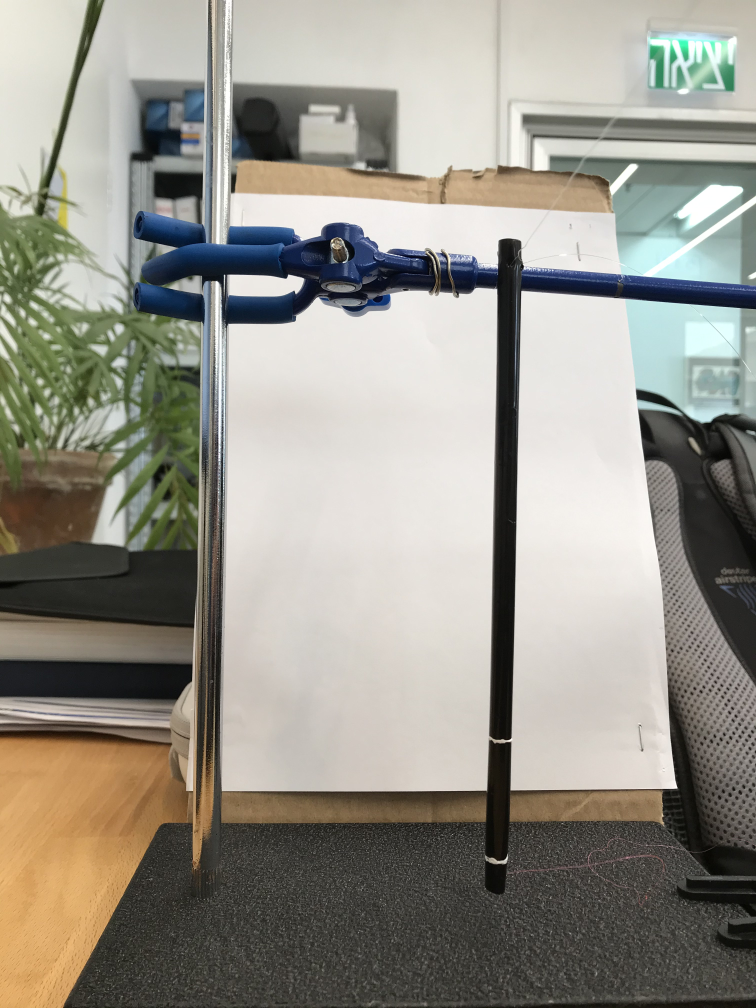
#> input picture Force calibration data 1/0mg.jpeg, 3024 x 4032 px (shown at 1/4 size); its folder holds only this picture in this run
$ python -i useful_functions.py   (imports and definitions only)
#> lines starting #> are read from the running program, lines starting #| are printed output that depends on the picture; after the words box and inside, x2 and y2 are one past the last pixel; in counts of white or black regions, pixels touching at a corner belong together
#> further down, picture is the input picture: shape (4032, 3024, 3); mean B, G, R 137.6, 147.2, 150.1
# -*- coding: utf-8 -*-
"""
Created on Sun Dec 12 11:03:31 2021
useful functions for data extraction in twine experiment
# 1 get length in pix from image
# 2 get x,y pix position from image
# 3 draw line and get it's length
# 4 square distance
# 5 draw lines with live update and return line length
# 6 array -> dictionary -> data frame -> excel
# 7 get exp details
# 8 append to list
# 9 sum multiple lines in photo to one length
# 10 adjust length
# 11 3d distance between 2 points
# 12 simple animated plot
# 13 change names of imgs in bending file to names in txt file by order
# 14 resize img keep aspect ratio
# 15 filter img by hsv
# 16 get avg centerline for thresholded shape
# 16b get centerline with linear interpolation of nans and using median
# 17 show two images one above the other
# 18 zoom/crop - preserves pixel size in cm
# 19 threshold filter for image
# 20 difference between lines (remove start bias?)
# 21 open normalized window
# 22 get cn periods from csv list data
# 23 from img folder, copy to dst file imgs at constant interval
# 24 get cn times
# 25 ROI center
# 26 distance between 2 ROI centers
# 27 align 2 photos
# 28 find closest value in list to number
# 29 permutation differnce test
# 30 non-parametric tests
# 31 remove outliers for time series
# 32 find cicrle radius and center from 3 points
# 33 tolerant mean
# 34 angle between 2 lines
# 35 mark lines on image
# 36 CN from track
# 37 fit to sine
# 38 remove nans and []
# 39 deny_confirm
# 40 place normal window on external monitor at certain size
# 41 plot definitions
# 42 analytic functions
# 43 linear fit with errors
# 44 get image resolution (can change other data type)
# 45 write pandas dataframe to excel
# 46 add grid lines to plot
@author: Amir

"""
#%% imports
import cv2
import numpy as np
import matplotlib.pyplot as plt
import pandas as pd
import math as m
import scipy
import scipy.stats
import re
import matplotlib.pyplot as plt
import matplotlib.lines as mlines
import matplotlib.animation as animation

from openpyxl import load_workbook
import shutil # for copy and other high level operations
import os,glob # for listing files in folder
import re
import timeit
import PIL # image functions
import pickle # for saving data
# import imutils # image utilities
# import itertools # Functions creating iterators for efficient looping
import random
import inspect
from tqdm import tqdm
# from progress_bar import InitBar # progress bar
# [1 line not run here, left out]
#%% 1 get length of section in image
# [45 lines left out: functions get_pix_length, get_ypix, draw_line, not called in this run]
#%% 4 square distance
def distance_2d(p1p2): #p1p2 = [x0,y0,x,y]
    (x1, y1,x2,y2) = p1p2
    return round(np.sqrt((x1-x2)**2 + (y1-y2)**2))
#%% 5 draw lines with live update and return line length
# [160 lines left out: functions live_line, arr_to_excel, exp_details, append_to_list, multiline_dist, adjust_len and 4 more, not called in this run]
#%% 15 filter img by hsv
def nothing(x):
    pass
def hsv_filter(img):
    '''color filter with track bars, return mask created by choosen hsv'''
    # Create a window
    win_name = 'hsv filter, q to quit'
    normal_window(win_name,img)
    # cv2.namedWindow(win_name,cv2.WINDOW_NORMAL)
    # cv2.imshow(win_name,img)
    cv2.moveWindow(win_name, 300,30)  # Move it to (500,30)

    # Create trackbars for color change
    # Hue is from 0-179 for Opencv
    cv2.createTrackbar('HMin', win_name, 0, 179, nothing)
#> slider 'HMin' is set to 35
    cv2.createTrackbar('SMin', win_name, 0, 255, nothing)
#> slider 'SMin' is set to 51
    cv2.createTrackbar('VMin', win_name, 0, 255, nothing)
#> slider 'VMin' is set to 51
    cv2.createTrackbar('HMax', win_name, 0, 179, nothing)
#> slider 'HMax' is set to 179
    cv2.createTrackbar('SMax', win_name, 0, 255, nothing)
#> slider 'SMax' is set to 255
    cv2.createTrackbar('VMax', win_name, 0, 255, nothing)
#> slider 'VMax' is set to 255

    # Set default value for Max HSV trackbars
    cv2.setTrackbarPos('HMax', win_name, 179)
    cv2.setTrackbarPos('SMax', win_name, 255)
    cv2.setTrackbarPos('VMax', win_name, 255)

    # Initialize HSV min/max values
    hMin = sMin = vMin = hMax = sMax = vMax = 0
    phMin = psMin = pvMin = phMax = psMax = pvMax = 0
    stay = True
    while stay:
        # Get current positions of all trackbars
        hMin = cv2.getTrackbarPos('HMin', win_name)
        sMin = cv2.getTrackbarPos('SMin', win_name)
        vMin = cv2.getTrackbarPos('VMin', win_name)
        hMax = cv2.getTrackbarPos('HMax', win_name)
        sMax = cv2.getTrackbarPos('SMax', win_name)
        vMax = cv2.getTrackbarPos('VMax', win_name)

        # Set minimum and maximum HSV values to display
        lower = np.array([hMin, sMin, vMin])
        upper = np.array([hMax, sMax, vMax])

        # Convert to HSV format and color threshold
        hsv = cv2.cvtColor(img, cv2.COLOR_BGR2HSV)
#> hsv: shape (4032, 3024, 3); mean H, S, V 31.7, 39.2, 154.1
        mask = cv2.inRange(hsv, lower, upper)
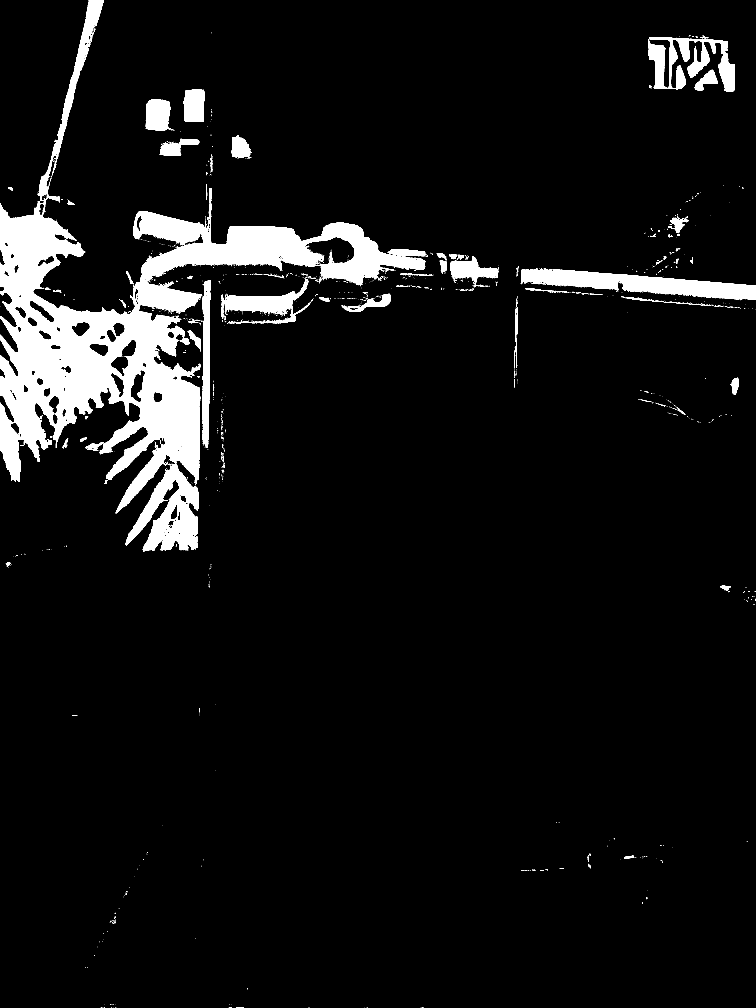
#> mask: shape (4032, 3024) (shown at 1/4 size); 7% white; 1558 white regions (1411 under 20 px), largest, box (x1, y1, x2, y2) and area: (0, 0, 1707, 2054) 609885, (2085, 1073, 3024, 1200) 54541, (502, 1856, 794, 2206) 49261
        result = cv2.bitwise_and(img, img, mask=mask)
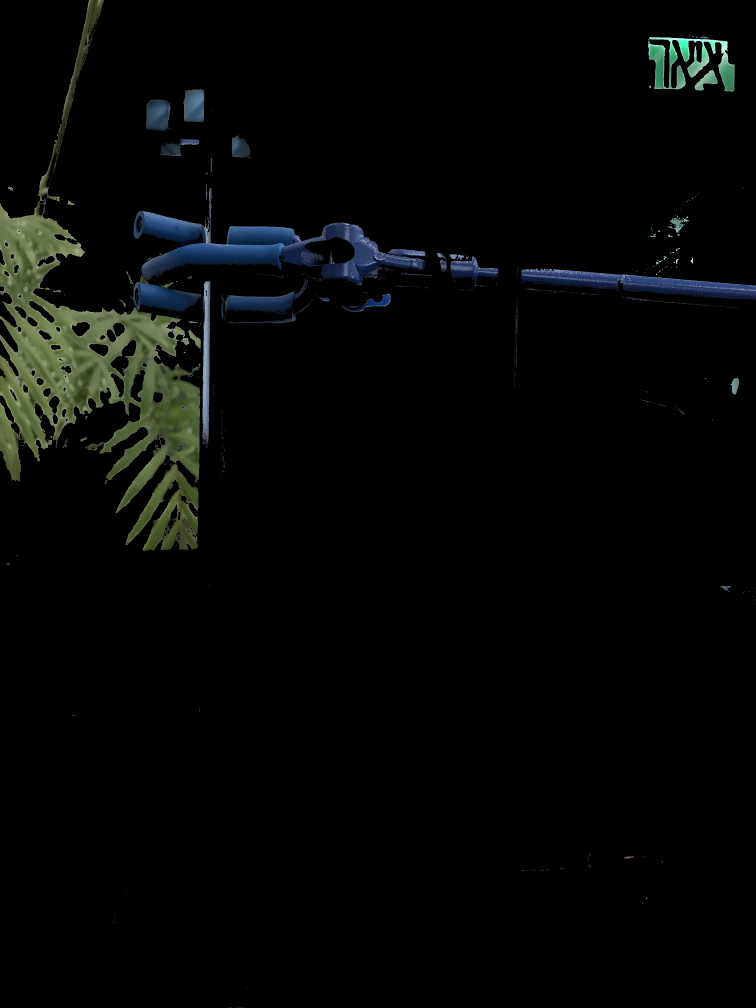
#> result: shape (4032, 3024, 3) (shown at 1/4 size); mean B, G, R 5.9, 6.7, 5.4

        # Print if there is a change in HSV value
        if((phMin != hMin) | (psMin != sMin) | (pvMin != vMin) | (phMax != hMax) | (psMax != sMax) | (pvMax != vMax) ):
            print("(hMin = %d , sMin = %d, vMin = %d), (hMax = %d , sMax = %d, vMax = %d)" % (hMin , sMin , vMin, hMax, sMax , vMax))
            phMin = hMin
            psMin = sMin
            pvMin = vMin
            phMax = hMax
            psMax = sMax
            pvMax = vMax

        # Display result image
        cv2.imshow(win_name, result)
        if cv2.waitKey(10) & 0xFF == ord('q'):
#> (key q is pressed here)
            stay = False
    cv2.destroyAllWindows()

    return lower,upper
#%% 16 get centerline for thresholded shape
# [123 lines left out: functions get_centerline, get_centerlineb, show_both, zoom, filter_thresh, line_diff, not called in this run]
#%% 21 open normalized window
def normal_window(win_name,img):
    cv2.namedWindow(win_name,cv2.WINDOW_NORMAL)
    cv2.imshow(win_name,img)
    cv2.moveWindow(win_name, 0,0)
#%% 22 get cn periods from csv list
# [418 lines left out: functions get_cn_times, copy_from_list, get_Tcn, ROIcenter, ROI_dist, align_images and 16 more, not called in this run]

# plot_definitions()

#%% 42 analytic functions
def sinfunc(t, A, w, c):  return A * (np.sin(w*t)) + c
def wAcoswtfunc(t,B,w,c): return B * (np.cos(w*t)) + c
def logfunc(x, A, c):  return A * (np.log(x)) + c
def linfunc(x,a,b): return a*x + b

# Core fitting function (purely numerical)
def expfunc_core(x, a, b):
    return a * np.exp(b * x)
# Wrapper function for generating the string representation
# [4 lines left out: function expfunc, not called in this run]

def expfunc_test(x,a,b):
    return a*np.exp(b*x)

# [6 lines left out: function polyfunc, not called in this run]
def gaussfunc(x, a, b, c): return a * np.exp(-b * (x - c)**2)

def powerfunc(x, a, b, c): return a * x**b + c

#%% 43 fit with errors
# [196 lines left out: functions fit_w_err, get_image_resolution, extract_image_resolution, pdDF2xl, funcget_tracked_data, round_to_first_significant_digit and 1 more, not called in this run]

#%% write function source code
# import inspect
# lines = inspect.getsource(foo)
# print(lines)
#%%

>>> import cv2
>>> picture = cv2.imread('Force calibration data 1/0mg.jpeg')
>>> result = hsv_filter(picture)
#> result = ([35, 51, 51], [179, 255, 255])

$ run again, on Force calibration data 1/130mg.jpeg
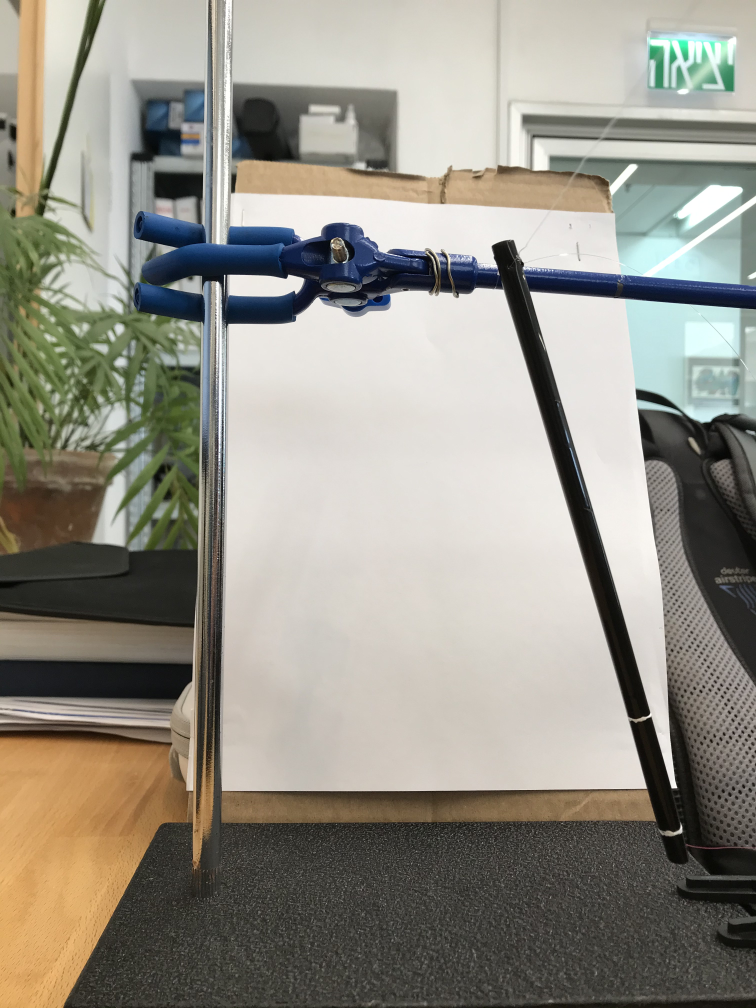
#> input picture Force calibration data 1/130mg.jpeg, 3024 x 4032 px (shown at 1/4 size)
#> picture is the input picture: shape (4032, 3024, 3); mean B, G, R 135, 145.5, 148.7
#> hsv: shape (4032, 3024, 3); mean H, S, V 31.5, 41.2, 152.7
#> in hsv_filter, `mask = cv2.inRange(hsv, lower, upper)`:
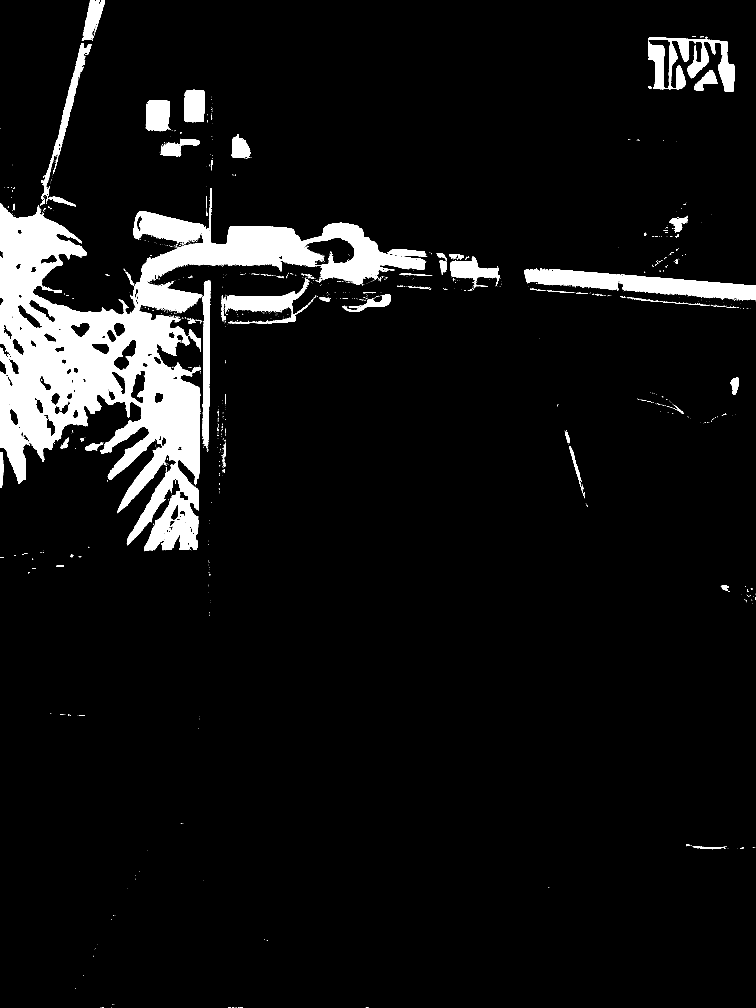
#> mask: shape (4032, 3024) (shown at 1/4 size); 7.1% white; 1466 white regions (1331 under 20 px), largest, box (x1, y1, x2, y2) and area: (0, 752, 1707, 2205) 649450, (2096, 1073, 3024, 1201) 53041, (2592, 149, 2938, 367) 32469
#> in hsv_filter, `result = cv2.bitwise_and(img, img, mask=mask)`:
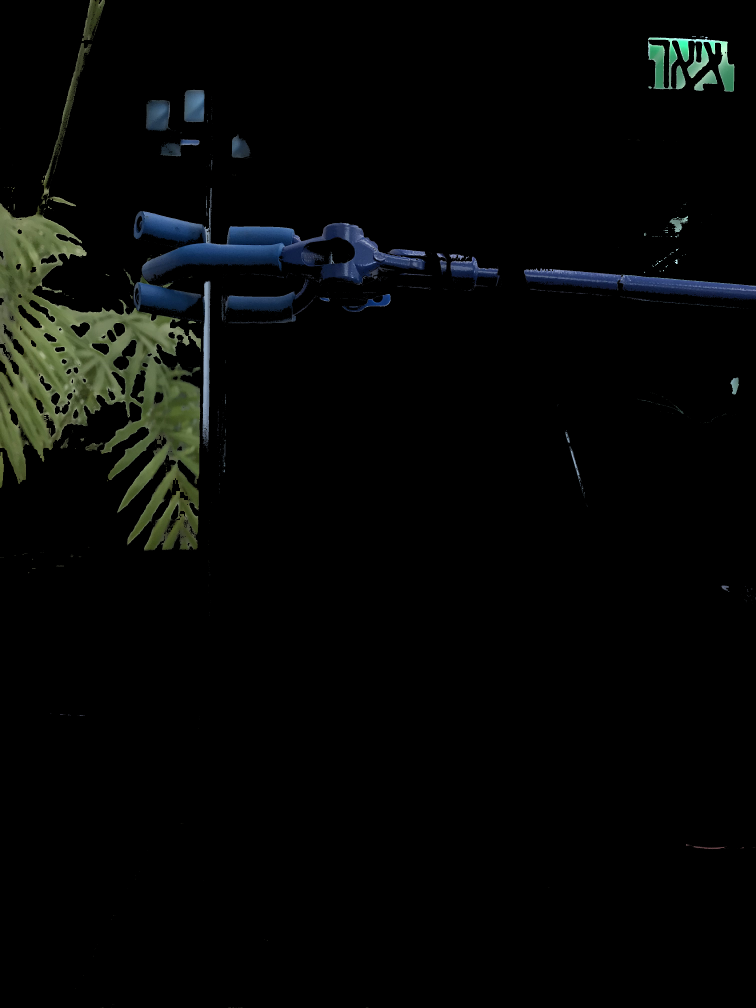
#> result: shape (4032, 3024, 3) (shown at 1/4 size); mean B, G, R 5.8, 6.7, 5.4
#> `result = hsv_filter(picture)`: result = ([35, 51, 51], [179, 255, 255])

$ run again, on Force calibration data 1/135mg.jpeg
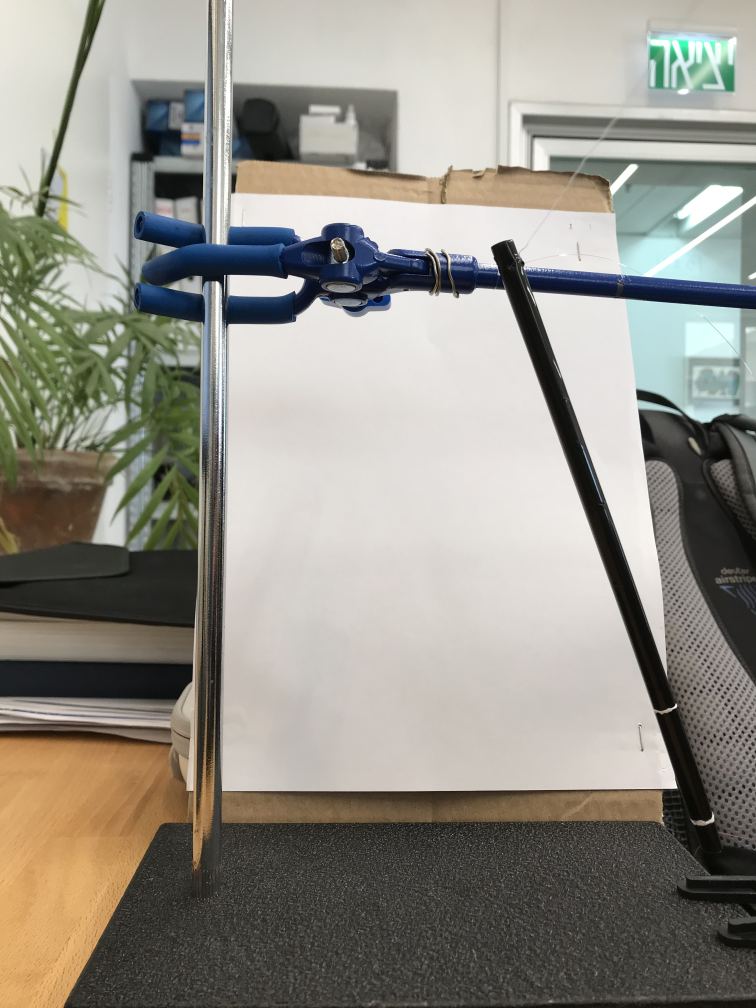
#> input picture Force calibration data 1/135mg.jpeg, 3024 x 4032 px (shown at 1/4 size)
#> picture is the input picture: shape (4032, 3024, 3); mean B, G, R 135.9, 145.1, 147.8
#> hsv: shape (4032, 3024, 3); mean H, S, V 31.6, 38.7, 151.9
#> in hsv_filter, `mask = cv2.inRange(hsv, lower, upper)`:
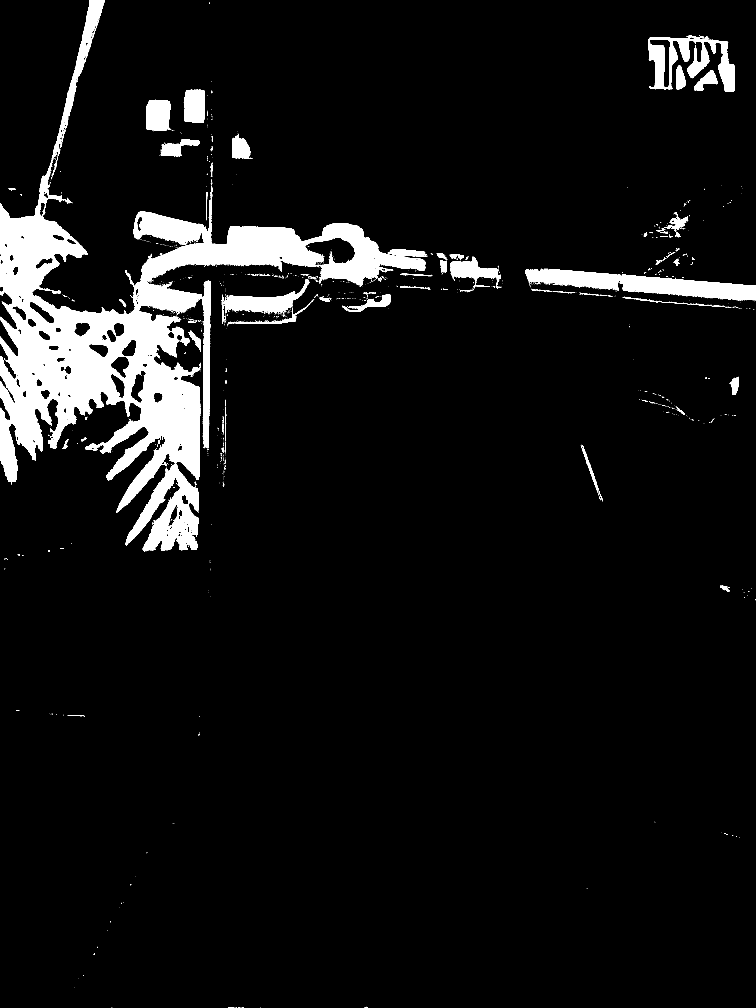
#> mask: shape (4032, 3024) (shown at 1/4 size); 7% white; 1438 white regions (1306 under 20 px), largest, box (x1, y1, x2, y2) and area: (0, 0, 1708, 2205) 655026, (2100, 1075, 3024, 1202) 52758, (2593, 147, 2938, 367) 30417
#> in hsv_filter, `result = cv2.bitwise_and(img, img, mask=mask)`:
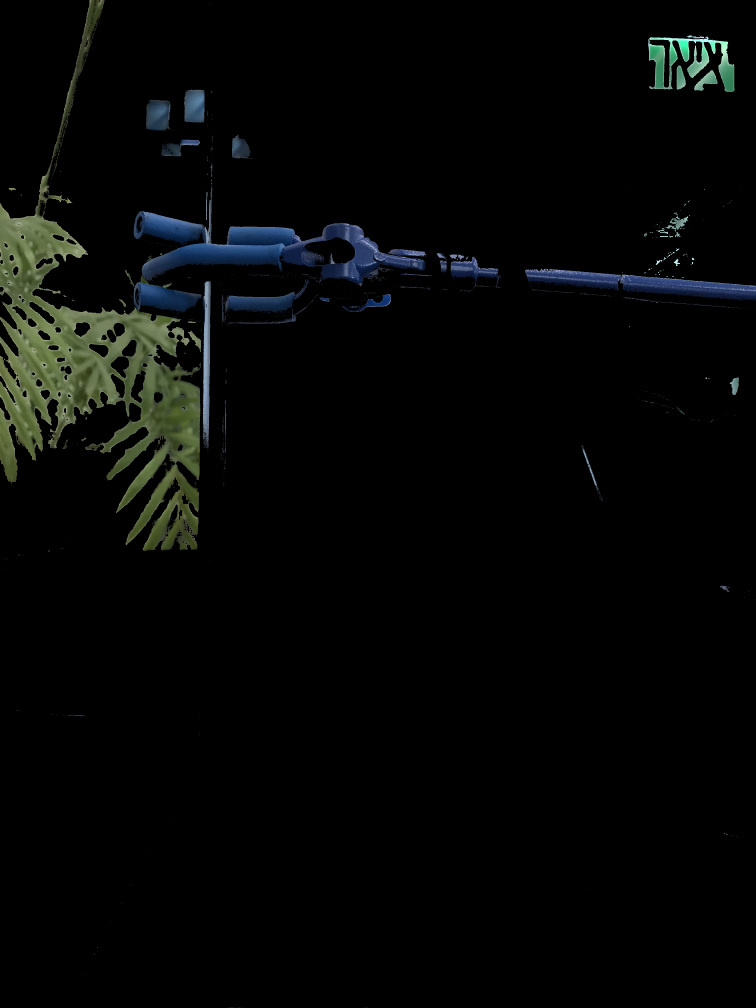
#> result: shape (4032, 3024, 3) (shown at 1/4 size); mean B, G, R 5.8, 6.6, 5.3
#> `result = hsv_filter(picture)`: result = ([35, 51, 51], [179, 255, 255])
